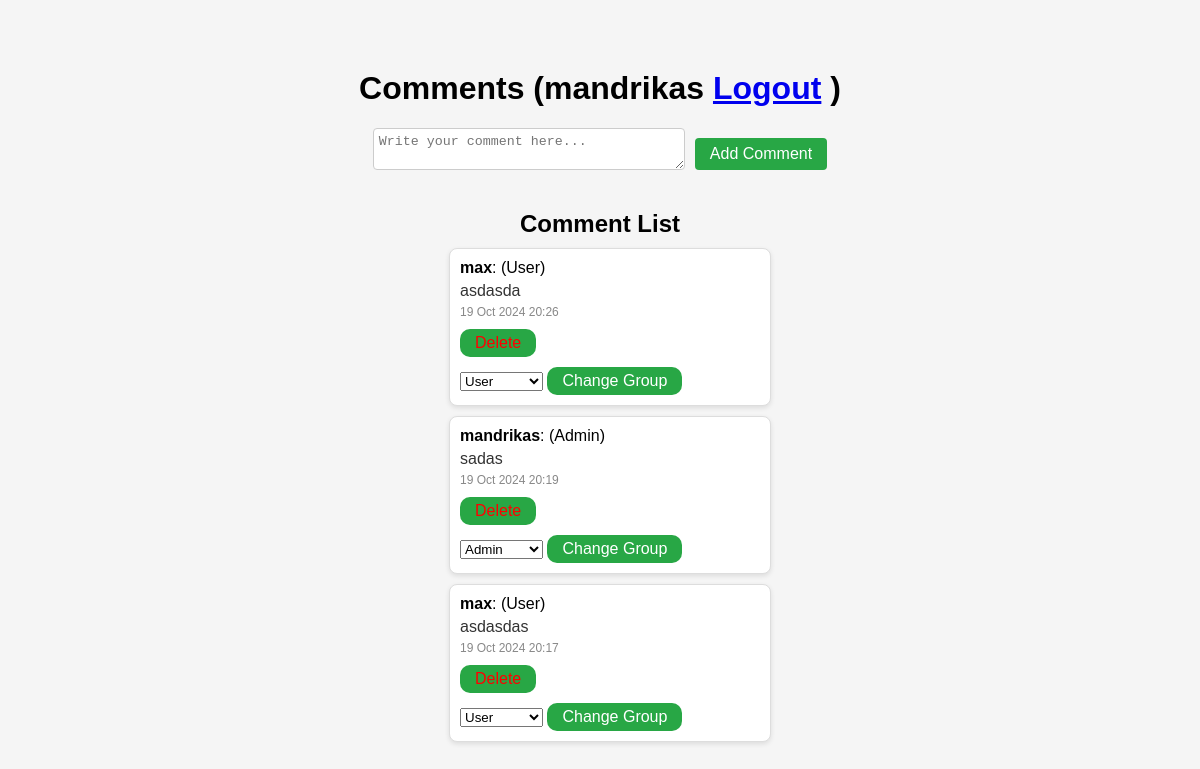
Screenshot of /accounts/comments/ (signed in) with the database file from the repository.
### accounts/models.py (models this page shows, shortened)
class Comment(models.Model):
    user = models.ForeignKey(User, on_delete=models.CASCADE)
    text = models.TextField()
    created_at = models.DateTimeField(auto_now_add=True)

### accounts/views.py (the view, shortened to what this page needs)
# urls.py: path('comments/', comments_view, name='comments'),
@login_required(login_url='/login/')
def comments_view(request):
    is_admin = request.user.groups.filter(name='Admin').exists()
    is_moderator = request.user.groups.filter(name='Moderator').exists()
    comments = Comment.objects.all().order_by('-created_at')
    user_group_form = UserGroupForm()
    return render(request, 'accounts/comments.html', {
        'comments': comments,
        'is_admin': is_admin,
        'is_moderator': is_moderator,
        'user_group_form': user_group_form,
        'user': request.user
    })

### accounts/views.py
class UserGroupForm(forms.Form):
    group = forms.ModelChoiceField(queryset=Group.objects.all(), required=True)

### accounts/templates/accounts/comments.html (shortened to what this page needs)
<!DOCTYPE html>
<html lang="en">
<head>
    {% load static %}
    <link rel="stylesheet" type="text/css" href="{% static 'accounts/style_reg.css' %}">
</head>
<body>
    <h1>Comments ({{ user.username }} <a href="{% url 'logout' %}">Logout</a> )</h1>
    <form method="post" id="comment-form">
        <textarea name="comment" id="comment" placeholder="Write your comment here..." required></textarea>
        <button type="submit">Add Comment</button>
    </form>
    <h2>Comment List</h2>
<div id="comment-list">
    {% for comment in comments %}
        <div class="comment-box">
            <strong>{{ comment.user.username }}</strong>:
            {% if comment.user.groups.exists %}
                ({{ comment.user.groups.first.name }})
            {% else %}
                (User)
            {% endif %}
            <div class="comment-text">{{ comment.text }}</div>
            <div class="comment-date">{{ comment.created_at|date:"d M Y H:i" }}</div>
            {% if comment.user == user or is_admin or is_moderator %}
                <form action="{% url 'delete_comment' comment.id %}" method="post" style="display:inline;">
                    <button type="submit" style="color: red;">Delete</button>
                </form>
            {% endif %}
            {% if is_admin %}
            <form action="{% url 'comments' %}" method="post">
                <select name="group_id">
                    {% for group in user_group_form.fields.group.queryset %}
                        <option value="{{ group.id }}" {% if group.id == comment.user.groups.first.id %}selected{% endif %}>
                            {{ group.name }}
                        </option>
                    {% endfor %}
                </select>
                <button type="submit">Change Group</button>
            </form>
        {% endif %}
    </div>
{% endfor %}
</div>
</body>
</html>

### accounts/static/accounts/style_reg.css (style rules this page uses)
body { font-family: Arial, sans-serif; background-color: #f0f0f0; display: flex; justify-content: center; align-items: center; height: 100vh; margin: 0; }
button { background-color: #4CAF50; color: white; border: none; border-radius: 10px; padding: 10px 20px; text-align: center; display: inline-block; font-size: 16px; cursor: pointer; transition: background-color 0.3s; }
textarea { width: 300px; height: 50px; }
button { margin-top: 10px; padding: 5px 15px; background-color: #28a745; color: white; border: none; cursor: pointer; }
#comment-list { list-style-type: disc; padding-left: 20px; }

### accounts/templates/accounts/comments.html (style rules this page uses)
body { display: flex; justify-content: center; align-items: center; flex-direction: column; height: 100vh; margin: 0; background-color: #f5f5f5; }
#comment-form { display: flex; align-items: center; gap: 10px; margin-bottom: 20px; }
#comment-form textarea { width: 300px; height: 30px; border: 1px solid #ccc; border-radius: 4px; padding: 5px; }
#comment-form button { padding: 7px 15px; background-color: #28a745; color: white; border: none; border-radius: 4px; cursor: pointer; }
h2 { margin-bottom: 10px; }
.comment-box { background-color: #ffffff; border: 1px solid #ddd; border-radius: 8px; padding: 10px; margin-bottom: 10px; width: 300px; box-shadow: 0 2px 5px rgba(0, 0, 0, 0.1); }
.comment-date { font-size: 12px; color: #888; margin-top: 5px; }
.comment-text { font-size: 16px; color: #333; margin-top: 5px; }

### rows the page displays
Comment: user.username "max", user.groups.first.name "User", text "asdasda", created_at "19 Oct 2024 20:26", shows "Delete", group_id "User"
Comment: user.username "mandrikas", user.groups.first.name "Admin", text "sadas", created_at "19 Oct 2024 20:19", shows "Delete", group_id "Admin"
Comment: user.username "max", user.groups.first.name "User", text "asdasdas", created_at "19 Oct 2024 20:17", shows "Delete", group_id "User"

### other values shown
{{ user.username }} "mandrikas"
